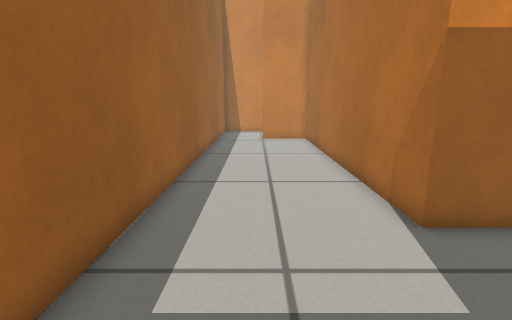
[1] (above)

16 first-person views from a walk through a robot-simulator world made for Gazebo. The camera is 0.53 m above the floor, tilts 12° down and sees 85° across. The floor is counted in squares, 0.2 m on a side. Each view is taken from the middle of a square. On the plan, view 1 faces up. The plan holds only what a view shows up to about 19 squares ahead; the rest is blank. Robots are left out.

[2]
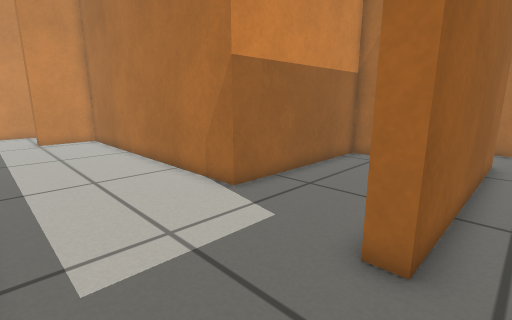

[3]
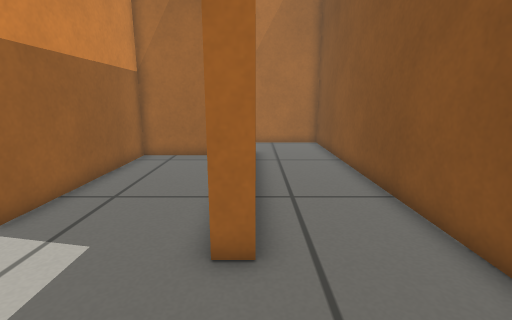

[4]
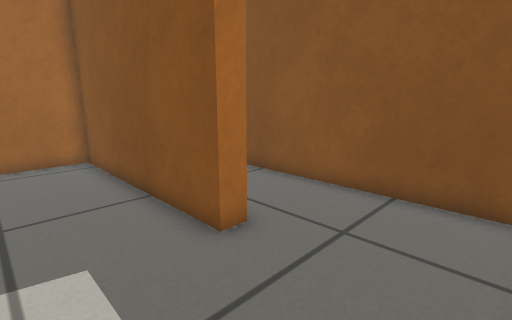

[5]
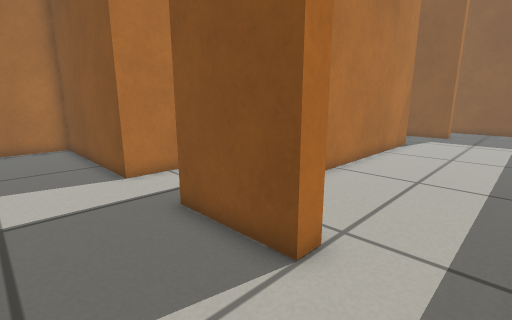

[6]
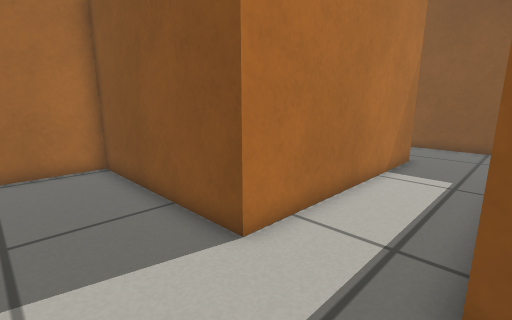

[7]
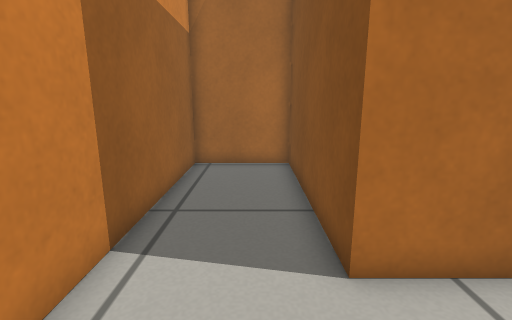

[8]
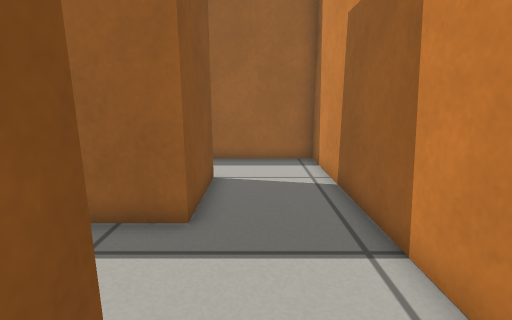

[9]
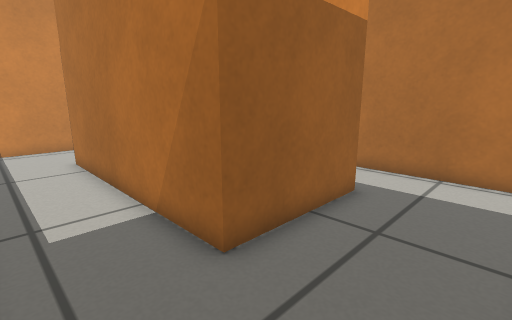

[10]
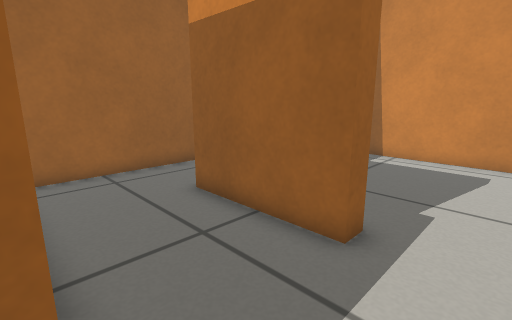

[11]
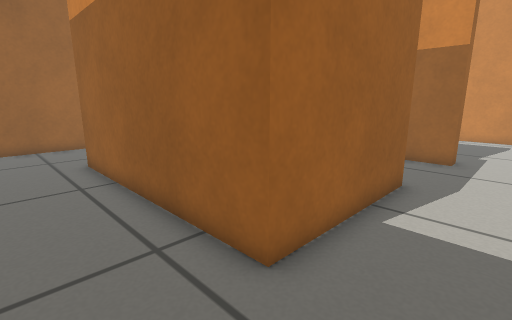

[12]
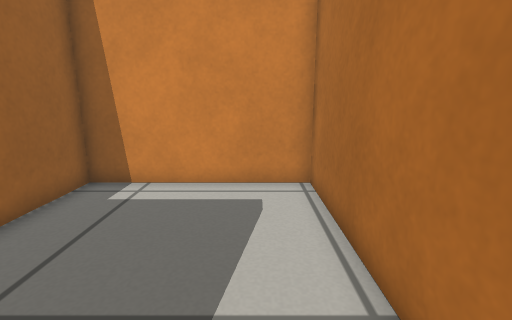

[13]
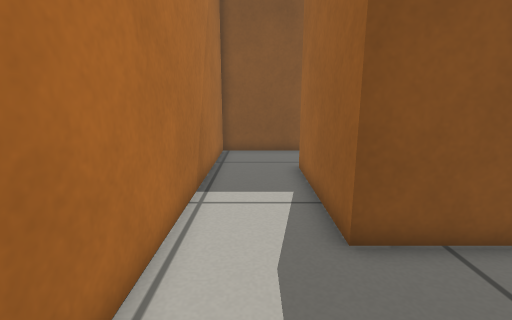

[14]
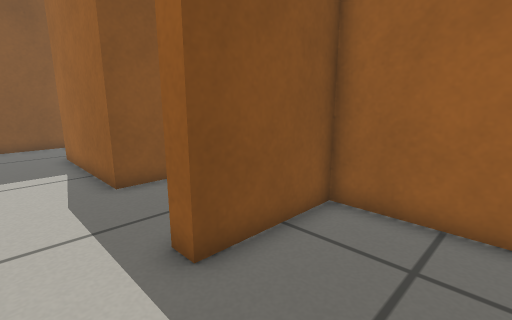

[15]
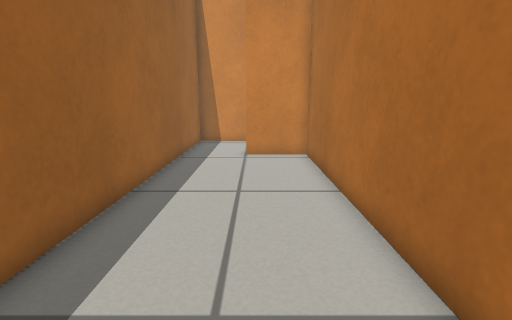

[16]
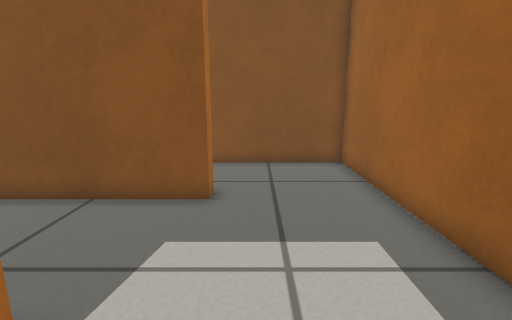

### Floor plan
Ten units are one square. View 1 is at (0, 0); x grows to the right and y downward. Boxes are objects, and circles mark ways between rooms. Rooms are numbered by the first view taken in them; rooms with no view inside come last. Other rooms are left out.
<svg viewBox="-32 -251 195 295">
<path fill="none" stroke="#000" d="M43 -129 43 -70M53 -63 123 -63 123 0 23 0 23 -8M128 -106 78 -106 78 -206 158 -206 158 -246 -27 -246 -27 -196M5 -198 5 -206 43 -206 43 -183M-27 -16 -27 39 158 39 158 -106M23 -8 115 -8 115 -55 35 -55 35 -198 5 -198M-27 -196 -27 -16M85 -150 85 -113 128 -113 128 -106M158 -106 158 -198 85 -198 85 -166"/>
<circle cx="-10" cy="-200" r="3" fill="#2a7"/>
<circle cx="0" cy="-5" r="3" fill="#2a7"/>
<circle cx="140" cy="-110" r="3" fill="#2a7"/>
<text x="70" y="-110">1</text>
<text x="20" y="-90">2</text>
<text x="120" y="-150">3</text>
</svg>
Room 1 opens to room 2. Room 1 opens to room 3.

Where each view was taken, in squares from view 1:
view 1: 0 up, 0 right, facing up
view 2: 1 down, 2 left, facing up-right
view 3: 0 up, 2 left, facing right
view 4: 4 up, 2 left, facing down-right
view 5: 24 up, 2 left, facing down-right
view 6: 24 up, 4 right, facing down-right
view 7: 22 up, 4 right, facing right
view 8: 22 up, 10 right, facing left
view 9: 7 up, 5 right, facing up-right
view 10: 6 up, 15 right, facing up-left
view 11: 3 down, 15 right, facing up-left
view 12: 11 up, 14 right, facing up
view 13: 11 up, 14 right, facing down
view 14: 15 up, 15 right, facing down-left
view 15: 6 up, 1 right, facing up
view 16: 8 up, 1 right, facing down
